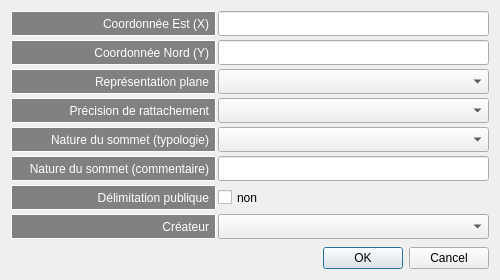
<?xml version="1.0" encoding="UTF-8"?>
<ui version="4.0">
 <class>verticesCreatorDialog</class>
 <widget class="QDialog" name="verticesCreatorDialog">
  <property name="windowModality">
   <enum>Qt::WindowModal</enum>
  </property>
  <property name="enabled">
   <bool>true</bool>
  </property>
  <property name="geometry">
   <rect>
    <x>0</x>
    <y>0</y>
    <width>500</width>
    <height>280</height>
   </rect>
  </property>
  <property name="sizePolicy">
   <sizepolicy hsizetype="Preferred" vsizetype="Preferred">
    <horstretch>0</horstretch>
    <verstretch>0</verstretch>
   </sizepolicy>
  </property>
  <property name="minimumSize">
   <size>
    <width>400</width>
    <height>280</height>
   </size>
  </property>
  <property name="maximumSize">
   <size>
    <width>600</width>
    <height>280</height>
   </size>
  </property>
  <property name="contextMenuPolicy">
   <enum>Qt::DefaultContextMenu</enum>
  </property>
  <property name="acceptDrops">
   <bool>false</bool>
  </property>
  <property name="windowTitle">
   <string>Ajouter un sommet RFU</string>
  </property>
  <property name="autoFillBackground">
   <bool>false</bool>
  </property>
  <property name="styleSheet">
   <string notr="true">QLabel{
	border: 1px solid #ffffff;
	border-radius: 1px;
	background: #818181;
	padding: 0px 3px 0px 3px;
	color: #ffffff;
}</string>
  </property>
  <property name="sizeGripEnabled">
   <bool>false</bool>
  </property>
  <property name="modal">
   <bool>true</bool>
  </property>
  <layout class="QVBoxLayout" name="verticalLayout">
   <item>
    <layout class="QFormLayout" name="formLayout">
     <property name="sizeConstraint">
      <enum>QLayout::SetDefaultConstraint</enum>
     </property>
     <property name="horizontalSpacing">
      <number>2</number>
     </property>
     <property name="verticalSpacing">
      <number>4</number>
     </property>
     <item row="0" column="0">
      <widget class="QLabel" name="coordx_lab">
       <property name="sizePolicy">
        <sizepolicy hsizetype="Fixed" vsizetype="Fixed">
         <horstretch>0</horstretch>
         <verstretch>0</verstretch>
        </sizepolicy>
       </property>
       <property name="minimumSize">
        <size>
         <width>205</width>
         <height>25</height>
        </size>
       </property>
       <property name="maximumSize">
        <size>
         <width>16777215</width>
         <height>25</height>
        </size>
       </property>
       <property name="text">
        <string>Coordonnée Est (X)</string>
       </property>
       <property name="alignment">
        <set>Qt::AlignRight|Qt::AlignTrailing|Qt::AlignVCenter</set>
       </property>
      </widget>
     </item>
     <item row="0" column="1">
      <widget class="QLineEdit" name="coordx_led">
       <property name="minimumSize">
        <size>
         <width>0</width>
         <height>25</height>
        </size>
       </property>
       <property name="maximumSize">
        <size>
         <width>16777215</width>
         <height>22</height>
        </size>
       </property>
       <property name="text">
        <string/>
       </property>
       <property name="alignment">
        <set>Qt::AlignLeading|Qt::AlignLeft|Qt::AlignVCenter</set>
       </property>
       <property name="placeholderText">
        <string/>
       </property>
      </widget>
     </item>
     <item row="1" column="0">
      <widget class="QLabel" name="coordy_lab">
       <property name="sizePolicy">
        <sizepolicy hsizetype="Fixed" vsizetype="Preferred">
         <horstretch>0</horstretch>
         <verstretch>0</verstretch>
        </sizepolicy>
       </property>
       <property name="minimumSize">
        <size>
         <width>205</width>
         <height>25</height>
        </size>
       </property>
       <property name="maximumSize">
        <size>
         <width>16777215</width>
         <height>25</height>
        </size>
       </property>
       <property name="text">
        <string>Coordonnée Nord (Y)</string>
       </property>
       <property name="alignment">
        <set>Qt::AlignRight|Qt::AlignTrailing|Qt::AlignVCenter</set>
       </property>
      </widget>
     </item>
     <item row="1" column="1">
      <widget class="QLineEdit" name="coordy_led">
       <property name="minimumSize">
        <size>
         <width>0</width>
         <height>25</height>
        </size>
       </property>
       <property name="maximumSize">
        <size>
         <width>16777215</width>
         <height>25</height>
        </size>
       </property>
      </widget>
     </item>
     <item row="2" column="0">
      <widget class="QLabel" name="ellips_lab">
       <property name="sizePolicy">
        <sizepolicy hsizetype="Fixed" vsizetype="Preferred">
         <horstretch>0</horstretch>
         <verstretch>0</verstretch>
        </sizepolicy>
       </property>
       <property name="minimumSize">
        <size>
         <width>205</width>
         <height>25</height>
        </size>
       </property>
       <property name="maximumSize">
        <size>
         <width>16777215</width>
         <height>25</height>
        </size>
       </property>
       <property name="text">
        <string>Représentation plane</string>
       </property>
       <property name="alignment">
        <set>Qt::AlignRight|Qt::AlignTrailing|Qt::AlignVCenter</set>
       </property>
      </widget>
     </item>
     <item row="2" column="1">
      <widget class="QComboBox" name="ellips_cmb">
       <property name="minimumSize">
        <size>
         <width>0</width>
         <height>25</height>
        </size>
       </property>
       <property name="maximumSize">
        <size>
         <width>16777215</width>
         <height>25</height>
        </size>
       </property>
       <property name="editable">
        <bool>false</bool>
       </property>
      </widget>
     </item>
     <item row="3" column="0">
      <widget class="QLabel" name="precision_class_lab">
       <property name="sizePolicy">
        <sizepolicy hsizetype="Fixed" vsizetype="Preferred">
         <horstretch>0</horstretch>
         <verstretch>0</verstretch>
        </sizepolicy>
       </property>
       <property name="minimumSize">
        <size>
         <width>205</width>
         <height>25</height>
        </size>
       </property>
       <property name="maximumSize">
        <size>
         <width>16777215</width>
         <height>25</height>
        </size>
       </property>
       <property name="text">
        <string>Précision de rattachement</string>
       </property>
       <property name="alignment">
        <set>Qt::AlignRight|Qt::AlignTrailing|Qt::AlignVCenter</set>
       </property>
      </widget>
     </item>
     <item row="3" column="1">
      <widget class="QComboBox" name="precision_class_cmb">
       <property name="minimumSize">
        <size>
         <width>0</width>
         <height>25</height>
        </size>
       </property>
       <property name="maximumSize">
        <size>
         <width>16777215</width>
         <height>25</height>
        </size>
       </property>
      </widget>
     </item>
     <item row="4" column="0">
      <widget class="QLabel" name="typo_nat_lab">
       <property name="sizePolicy">
        <sizepolicy hsizetype="Fixed" vsizetype="Preferred">
         <horstretch>0</horstretch>
         <verstretch>0</verstretch>
        </sizepolicy>
       </property>
       <property name="minimumSize">
        <size>
         <width>205</width>
         <height>25</height>
        </size>
       </property>
       <property name="maximumSize">
        <size>
         <width>16777215</width>
         <height>25</height>
        </size>
       </property>
       <property name="text">
        <string>Nature du sommet (typologie)</string>
       </property>
       <property name="alignment">
        <set>Qt::AlignRight|Qt::AlignTrailing|Qt::AlignVCenter</set>
       </property>
      </widget>
     </item>
     <item row="4" column="1">
      <widget class="QComboBox" name="typo_nat_cmb">
       <property name="minimumSize">
        <size>
         <width>0</width>
         <height>25</height>
        </size>
       </property>
       <property name="maximumSize">
        <size>
         <width>16777215</width>
         <height>25</height>
        </size>
       </property>
       <property name="editable">
        <bool>false</bool>
       </property>
      </widget>
     </item>
     <item row="5" column="0">
      <widget class="QLabel" name="nat_lab">
       <property name="sizePolicy">
        <sizepolicy hsizetype="Fixed" vsizetype="Preferred">
         <horstretch>0</horstretch>
         <verstretch>0</verstretch>
        </sizepolicy>
       </property>
       <property name="minimumSize">
        <size>
         <width>205</width>
         <height>25</height>
        </size>
       </property>
       <property name="maximumSize">
        <size>
         <width>16777215</width>
         <height>25</height>
        </size>
       </property>
       <property name="text">
        <string>Nature du sommet (commentaire)</string>
       </property>
       <property name="alignment">
        <set>Qt::AlignRight|Qt::AlignTrailing|Qt::AlignVCenter</set>
       </property>
      </widget>
     </item>
     <item row="5" column="1">
      <widget class="QLineEdit" name="nat_led">
       <property name="minimumSize">
        <size>
         <width>0</width>
         <height>25</height>
        </size>
       </property>
       <property name="maximumSize">
        <size>
         <width>16777215</width>
         <height>25</height>
        </size>
       </property>
      </widget>
     </item>
     <item row="6" column="0">
      <widget class="QLabel" name="delim_pub_lab">
       <property name="sizePolicy">
        <sizepolicy hsizetype="Fixed" vsizetype="Preferred">
         <horstretch>0</horstretch>
         <verstretch>0</verstretch>
        </sizepolicy>
       </property>
       <property name="minimumSize">
        <size>
         <width>205</width>
         <height>25</height>
        </size>
       </property>
       <property name="maximumSize">
        <size>
         <width>16777215</width>
         <height>25</height>
        </size>
       </property>
       <property name="text">
        <string>Délimitation publique</string>
       </property>
       <property name="alignment">
        <set>Qt::AlignRight|Qt::AlignTrailing|Qt::AlignVCenter</set>
       </property>
      </widget>
     </item>
     <item row="6" column="1">
      <widget class="QCheckBox" name="delim_pub_chk">
       <property name="minimumSize">
        <size>
         <width>0</width>
         <height>25</height>
        </size>
       </property>
       <property name="maximumSize">
        <size>
         <width>16777215</width>
         <height>25</height>
        </size>
       </property>
       <property name="text">
        <string>non</string>
       </property>
      </widget>
     </item>
     <item row="7" column="0">
      <widget class="QLabel" name="createur_lab">
       <property name="sizePolicy">
        <sizepolicy hsizetype="Fixed" vsizetype="Preferred">
         <horstretch>0</horstretch>
         <verstretch>0</verstretch>
        </sizepolicy>
       </property>
       <property name="minimumSize">
        <size>
         <width>205</width>
         <height>25</height>
        </size>
       </property>
       <property name="maximumSize">
        <size>
         <width>16777215</width>
         <height>25</height>
        </size>
       </property>
       <property name="text">
        <string>Créateur</string>
       </property>
       <property name="alignment">
        <set>Qt::AlignRight|Qt::AlignTrailing|Qt::AlignVCenter</set>
       </property>
      </widget>
     </item>
     <item row="7" column="1">
      <widget class="QComboBox" name="createur_cmb">
       <property name="minimumSize">
        <size>
         <width>0</width>
         <height>25</height>
        </size>
       </property>
       <property name="maximumSize">
        <size>
         <width>16777215</width>
         <height>25</height>
        </size>
       </property>
      </widget>
     </item>
    </layout>
   </item>
   <item>
    <widget class="QDialogButtonBox" name="valid_btn">
     <property name="standardButtons">
      <set>QDialogButtonBox::Cancel|QDialogButtonBox::Ok</set>
     </property>
    </widget>
   </item>
  </layout>
 </widget>
 <resources/>
 <connections/>
</ui>
